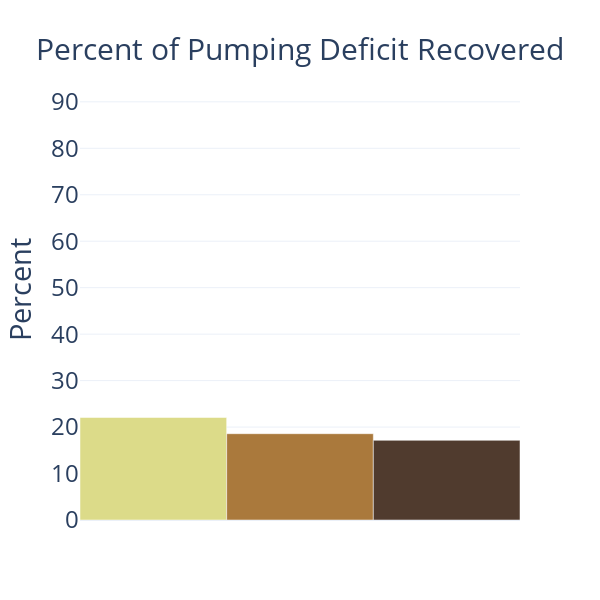

Source (notebook cell):
### Code cell
percent_of_lost_storage_recovered = {}
for run_name in run_names:
    water_required_to_recover = list(recovery_runs[run_name]["additional_water_required_to_recover"])
    percent_of_lost_storage_recovered[run_name] = 100 * ((water_required_to_recover[0]-water_required_to_recover[-1]) / water_required_to_recover[0])
percent_of_lost_storage_recovered = pd.DataFrame(percent_of_lost_storage_recovered, index=[0]).T
# px.bar(test, color=test.index, color_discrete_sequence=colors,)
percent_of_lost_storage_recovered_figure = px.bar(percent_of_lost_storage_recovered,
                                                    labels={"x": "Run Name", "y": "Amount of Lost Storage Recovered"},
                                                    color_discrete_sequence=colors,
                                                    color=percent_of_lost_storage_recovered.index,
                                                    range_y=[0, 99],
                                                    template="plotly_white",
                                                    )
percent_of_lost_storage_recovered_figure.update_layout(
    showlegend=False,
    xaxis_title="",
    yaxis_title="Percent",
    width=600,
    height=600,
    bargap=0,
    font=dict(size=24),
    title=dict(text="Percent of Pumping Deficit Recovered", font=dict(size=30), automargin=True, yref='paper', xanchor='center', x=0.5, y=1),
)
# dont show xaxis labels
percent_of_lost_storage_recovered_figure.update_xaxes(showticklabels=False)
percent_of_lost_storage_recovered_figure.show()

### Figure 1 — Plotly figure (JSON) as saved in the notebook; plotly's stock layout.template omitted (floating-point values rounded to 4 significant figures)
{"data": [{"hovertemplate": "index=%{x}<br>value=%{y}<extra></extra>", "legendgroup": "pumping", "marker": {"color": "#DCDB89", "pattern": {"shape": ""}}, "name": "pumping", "orientation": "v", "showlegend": true, "textposition": "auto", "type": "bar", "x": ["pumping"], "xaxis": "x", "y": [22.07], "yaxis": "y"}, {"hovertemplate": "index=%{x}<br>value=%{y}<extra></extra>", "legendgroup": "double_pumping", "marker": {"color": "#AA793C", "pattern": {"shape": ""}}, "name": "double_pumping", "orientation": "v", "showlegend": true, "textposition": "auto", "type": "bar", "x": ["double_pumping"], "xaxis": "x", "y": [18.58], "yaxis": "y"}, {"hovertemplate": "index=%{x}<br>value=%{y}<extra></extra>", "legendgroup": "triple_pumping", "marker": {"color": "#503B2E", "pattern": {"shape": ""}}, "name": "triple_pumping", "orientation": "v", "showlegend": true, "textposition": "auto", "type": "bar", "x": ["triple_pumping"], "xaxis": "x", "y": [17.15], "yaxis": "y"}], "layout": {"bargap": 0, "barmode": "relative", "font": {"size": 24}, "height": 600, "legend": {"title": {"text": "index"}, "tracegroupgap": 0}, "margin": {"t": 60}, "showlegend": false, "title": {"automargin": true, "font": {"size": 30}, "text": "Percent of Pumping Deficit Recovered", "x": 0.5, "xanchor": "center", "y": 1, "yref": "paper"}, "width": 600, "xaxis": {"anchor": "y", "categoryarray": ["pumping", "double_pumping", "triple_pumping"], "categoryorder": "array", "domain": [0, 1], "showticklabels": false, "title": {"text": ""}}, "yaxis": {"anchor": "x", "domain": [0, 1], "range": [0, 99], "title": {"text": "Percent"}}}}
